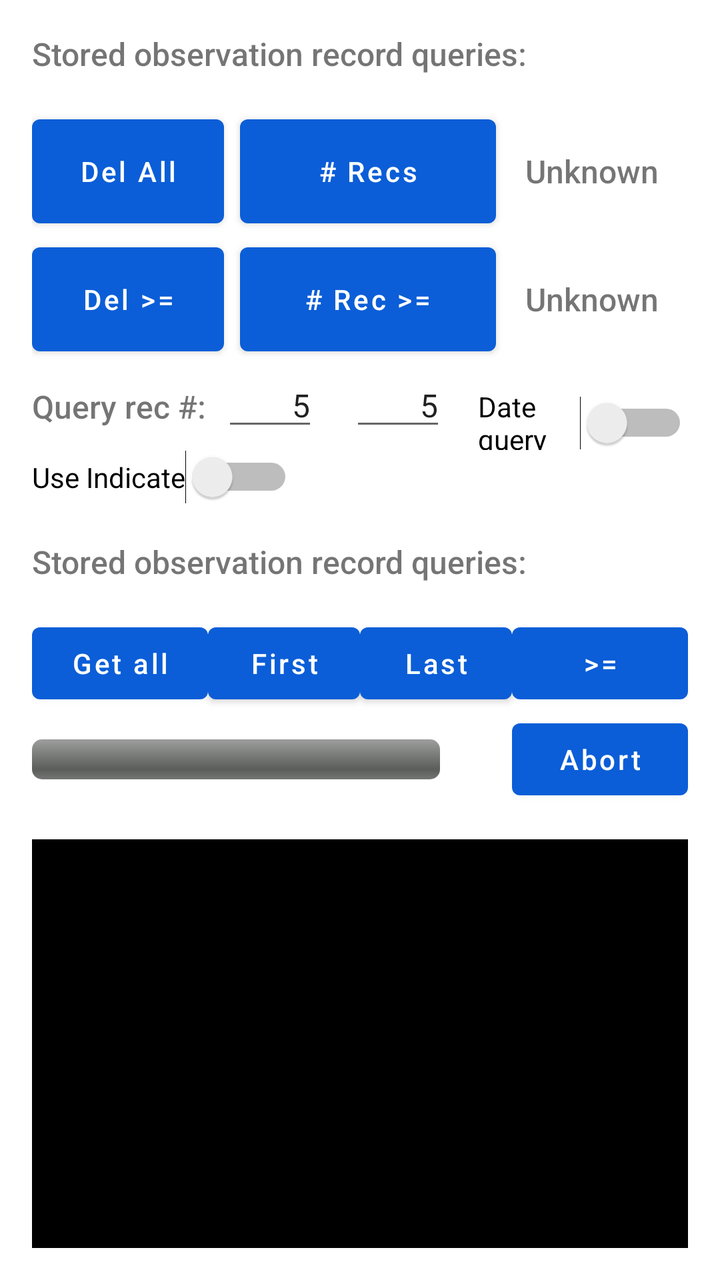
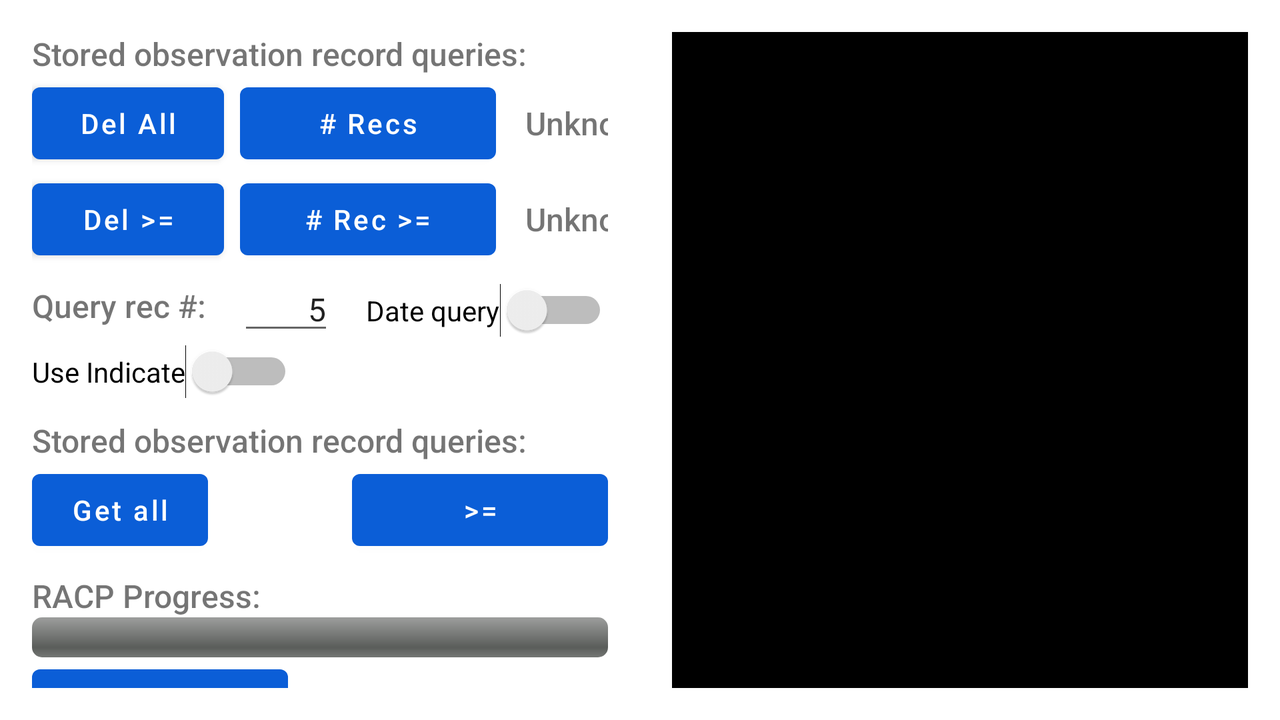

Two renders of one Android screen. The first uses the default layout on a phone; the second uses the alternative layout the repository ships for a different screen configuration, on a matching device. The two XML files are below.
<!-- AndroidManifest.xml: application theme Theme.Btclient -->
<!-- res/layout/activity_racp.xml -->
<?xml version="1.0" encoding="utf-8"?>
<androidx.constraintlayout.widget.ConstraintLayout xmlns:android="http://schemas.android.com/apk/res/android"
    xmlns:app="http://schemas.android.com/apk/res-auto"
    xmlns:tools="http://schemas.android.com/tools"
    android:layout_width="match_parent"
    android:layout_height="match_parent"
    tools:context=".ui.RacpActivity">

    <LinearLayout
        android:layout_width="match_parent"
        android:layout_height="match_parent"
        app:layout_constraintBottom_toBottomOf="parent"
        app:layout_constraintLeft_toLeftOf="parent"
        app:layout_constraintRight_toRightOf="parent"
        app:layout_constraintTop_toTopOf="parent"
        android:layout_marginStart="16dp"
        android:layout_marginEnd="16dp"
        android:weightSum="1"
        android:orientation="vertical">

        <TextView
            android:id="@+id/lblObservationStoreCount"
            android:layout_width="wrap_content"
            android:layout_height="wrap_content"
            android:layout_marginTop="16dp"
            android:layout_marginBottom="16dp"
            android:layout_marginEnd="16dp"
            android:fontFamily="sans-serif-medium"
            android:textSize="16sp"
            android:text="Stored observation record queries:" />

        <LinearLayout
            android:layout_width="match_parent"
            android:layout_height="wrap_content"
            android:orientation="horizontal">
            <Button
                android:id="@+id/deleteAllRecordsButton"
                android:layout_width="96dp"
                android:layout_height="64dp"
                android:layout_marginEnd="8dp"
                android:text="@string/deleteAll"
                android:layout_gravity="center_vertical"
                android:textAllCaps="false"
                android:onClick="deleteAllRecords" />
            <Button
                android:id="@+id/numRecordsButton"
                android:layout_width="128dp"
                android:layout_height="64dp"
                android:text="@string/totalRecords"
                android:layout_gravity="center_vertical"
                android:textAllCaps="false"
                android:onClick="numberOfRecords" />

            
            <View
                android:layout_width="0dp"
                android:layout_height="0dp"
                android:layout_weight="1" />

            <TextView
                android:id="@+id/txtObservationStoreCount"
                android:layout_width="96dp"
                android:layout_height="match_parent"
                android:fontFamily="sans-serif-medium"
                android:textSize="16sp"
                android:layout_marginRight="32dp"
                android:layout_gravity="right"
                android:gravity="center"
                android:text="Unknown" />

        </LinearLayout>

        <LinearLayout
            android:layout_width="match_parent"
            android:layout_height="wrap_content"
            android:orientation="horizontal">
            <Button
                android:id="@+id/deleteGreaterRecordsButton"
                android:layout_height="64dp"
                android:layout_width="96dp"
                android:layout_marginEnd="8dp"
                android:text="@string/deleteAbove"
                android:layout_gravity="center"
                android:textAllCaps="false"
                android:onClick="deleteRecordsAbove" />

            <Button
                android:id="@+id/queryRecordsButton"
                android:layout_height="64dp"
                android:layout_width="128dp"
                android:text="@string/aboveRecords"
                android:layout_gravity="center"
                android:textAllCaps="false"
                android:onClick="numberRecordsAbove" />

            
            <View
                android:layout_width="0dp"
                android:layout_height="0dp"
                android:layout_weight="1" />

            <TextView
                android:id="@+id/txtObservationGEStoreCount"
                android:layout_width="96dp"
                android:layout_height="match_parent"
                android:fontFamily="sans-serif-medium"
                android:textSize="16sp"
                android:layout_marginRight="32dp"
                android:layout_gravity="right"
                android:gravity="center"
                android:text="Unknown" />

        </LinearLayout>

        <LinearLayout
            android:layout_width="match_parent"
            android:layout_height="wrap_content"
            android:orientation="horizontal">

            <TextView
                android:id="@+id/lblQueryStartRecord"
                android:layout_width="wrap_content"
                android:layout_height="match_parent"
                android:fontFamily="sans-serif-medium"
                android:textSize="16sp"
                android:layout_marginEnd="8dp"
                android:gravity="center"
                android:text="Query rec #:" />

            <EditText
                android:id="@+id/txtStartRecord"
                android:layout_width="48dp"
                android:layout_height="wrap_content"
                android:layout_marginEnd="16dp"
                android:inputType="number"
                android:text="5"
                android:textAlignment="textEnd"
                android:textSize="16sp"
                tools:ignore="TouchTargetSizeCheck" />

            <EditText
                android:id="@+id/txtDate"
                android:layout_width="48dp"
                android:layout_height="wrap_content"
                android:layout_marginEnd="16dp"
                android:inputType="number"
                android:text="5"
                android:textAlignment="textEnd"
                android:textSize="16sp"
                tools:ignore="TouchTargetSizeCheck" />

            <EditText
                android:id="@+id/txtTime"
                android:visibility="gone"
                android:layout_width="96dp"
                android:layout_height="wrap_content"
                android:textSize="10sp"
                android:clickable="false"
                android:cursorVisible="false"
                android:focusable="false"
                android:focusableInTouchMode="false"
                android:hint="Enter time" />

            <android.widget.Switch
                android:id="@+id/useDateSwitch"
                android:layout_width="wrap_content"
                android:layout_height="wrap_content"
                android:layout_marginBottom="8dp"
                android:onClick="toggleDateQuery"
                android:text="@string/use_date"
                tools:ignore="TouchTargetSizeCheck" />

        </LinearLayout>

    <LinearLayout
        android:layout_width="match_parent"
        android:layout_height="wrap_content"
        android:orientation="horizontal">


        <android.widget.Switch
            android:id="@+id/useIndicateSwitch"
            android:layout_width="wrap_content"
            android:layout_height="wrap_content"
            android:onClick="toggleIndications"
            android:text="@string/use_indicate"
            tools:ignore="TouchTargetSizeCheck" />

    </LinearLayout>

        <View
            android:layout_width="match_parent"
            android:layout_height="2dp"
            android:background="@color/separatorColor" />

        <TextView
            android:id="@+id/lblGetObservationStore"
            android:layout_width="wrap_content"
            android:layout_height="wrap_content"
            android:layout_marginTop="16dp"
            android:layout_marginBottom="16dp"
            android:layout_marginEnd="16dp"
            android:fontFamily="sans-serif-medium"
            android:textSize="16sp"
            android:text="Stored observation record queries:" />

    <LinearLayout
        android:layout_width="match_parent"
        android:layout_height="wrap_content"
        android:orientation="horizontal">

        

        <Button
            android:id="@+id/getAllRecordsButton"
            android:layout_width="wrap_content"
            android:layout_height="wrap_content"
            android:layout_gravity="center"
            android:onClick="getAllRecords"
            android:text="@string/getAllRecords"
            android:textAllCaps="false" />

        <Button
            android:id="@+id/getFirstButton"
            android:layout_width="wrap_content"
            android:layout_height="wrap_content"
            android:layout_gravity="center"
            android:layout_weight="1"
            android:onClick="getFirstRecord"
            android:text="First"
            android:textAllCaps="false" />

        <Button
            android:id="@+id/getLastButton"
            android:layout_width="wrap_content"
            android:layout_height="wrap_content"
            android:layout_gravity="center"
            android:layout_weight="1"
            android:onClick="getLastRecord"
            android:text="Last"
            android:textAllCaps="false" />

        <Button
            android:id="@+id/getRecordsAbove"
            android:layout_width="wrap_content"
            android:layout_height="wrap_content"
            android:layout_gravity="center"
            android:onClick="getRecordsAbove"
            android:text="@string/getRecordsAbove"
            android:textAllCaps="false" />

    </LinearLayout>

    <LinearLayout
        android:layout_width="match_parent"
        android:layout_height="wrap_content"
        android:layout_marginBottom="16dp"
        android:orientation="horizontal">

        <ProgressBar
            android:id="@+id/obsSyncProgress"
            style="@android:style/Widget.ProgressBar.Horizontal"
            android:layout_width="204dp"
            android:layout_gravity="center_vertical"
            android:layout_height="wrap_content"
            android:progress="0"/>
        
        <View
            android:layout_width="16dp"
            android:layout_height="0dp"
            android:layout_weight="1" />

        <Button
            android:id="@+id/abort"
            android:layout_width="wrap_content"
            android:layout_height="wrap_content"
            android:layout_gravity="right"
            android:onClick="abort"
            android:text="@string/abort"
            android:textAllCaps="false" />

    </LinearLayout>

        <TextView
            android:id="@+id/racpLog"
            android:layout_width="match_parent"
            android:layout_height="0dp"
            android:layout_weight="1"
            android:scrollbars="vertical"
            android:background="@color/black"
            android:textColor="@color/white"
            android:layout_marginBottom="16dp" />

        
    </LinearLayout>

</androidx.constraintlayout.widget.ConstraintLayout>
<!-- resources referenced by this layout -->
<resources>
  <color name="black">#FF000000</color>
  <color name="white">#FFFFFFFF</color>
  <string name="abort">Abort</string>
  <string name="aboveRecords"># Rec &gt;= </string>
  <string name="deleteAbove">Del &gt;= </string>
  <string name="deleteAll">Del All</string>
  <string name="getAllRecords">Get all</string>
  <string name="getRecordsAbove">&gt;= </string>
  <string name="totalRecords"># Recs</string>
  <string name="use_date">Date query</string>
  <string name="use_indicate">Use Indicate</string>
  <style name="Theme.Btclient" parent="Theme.MaterialComponents.DayNight.DarkActionBar">
          
          <item name="colorPrimary">@color/philips_blue_base</item>
          <item name="colorPrimaryVariant">@color/philips_blue_base</item>
          <item name="colorOnPrimary">@color/white</item>
          
          <item name="colorSecondary">@color/philips_blue_deep</item>
          <item name="colorSecondaryVariant">@color/philips_blue_deep</item>
          <item name="colorOnSecondary">@color/black</item>
          
          <item name="android:statusBarColor" tools:targetApi="l">?attr/colorPrimary</item>
          
      </style>
  <color name="philips_blue_base">#0b5ed7</color>
  <color name="philips_blue_deep">#000066</color>
</resources>
<!-- res/layout-land/activity_racp.xml (the repository's variant of the layout above) -->
<!-- drawn on the phone turned sideways -->
<?xml version="1.0" encoding="utf-8"?>
<androidx.constraintlayout.widget.ConstraintLayout xmlns:android="http://schemas.android.com/apk/res/android"
    xmlns:app="http://schemas.android.com/apk/res-auto"
    xmlns:tools="http://schemas.android.com/tools"
    android:layout_width="match_parent"
    android:layout_height="match_parent"
    tools:context=".ui.RacpActivity">

    <LinearLayout
        android:layout_width="match_parent"
        android:layout_height="match_parent"
        android:layout_marginStart="16dp"
        android:layout_marginEnd="16dp"
        android:orientation="horizontal"
        android:weightSum="1"
        app:layout_constraintBottom_toBottomOf="parent"
        app:layout_constraintLeft_toLeftOf="parent"
        app:layout_constraintRight_toRightOf="parent"
        app:layout_constraintTop_toTopOf="parent">

        <LinearLayout
            android:layout_marginTop="16dp"
            android:layout_marginEnd="16dp"
            android:layout_marginBottom="16dp"
            android:layout_width="0dp"
            android:layout_height="match_parent"
            android:layout_weight="0.50"
            android:orientation="vertical">

            <TextView
                android:id="@+id/lblObservationStoreCount"
                android:layout_width="wrap_content"
                android:layout_height="wrap_content"
                android:fontFamily="sans-serif-medium"
                android:text="Stored observation record queries:"
                android:textSize="16sp" />

            <LinearLayout
                android:layout_width="match_parent"
                android:layout_height="wrap_content"
                android:orientation="horizontal">

                <Button
                    android:id="@+id/deleteAllRecordsButton"
                    android:layout_width="96dp"
                    android:layout_height="48dp"
                    android:layout_gravity="center_vertical"
                    android:layout_marginEnd="8dp"
                    android:onClick="deleteAllRecords"
                    android:text="@string/deleteAll"
                    android:textAllCaps="false" />

                <Button
                    android:id="@+id/numRecordsButton"
                    android:layout_width="128dp"
                    android:layout_height="48dp"
                    android:layout_gravity="center_vertical"
                    android:onClick="numberOfRecords"
                    android:text="@string/totalRecords"
                    android:textAllCaps="false" />

                
                <View
                    android:layout_width="0dp"
                    android:layout_height="0dp"
                    android:layout_weight="1" />

                <TextView
                    android:id="@+id/txtObservationStoreCount"
                    android:layout_width="96dp"
                    android:layout_height="match_parent"
                    android:layout_gravity="right"
                    android:layout_marginRight="32dp"
                    android:fontFamily="sans-serif-medium"
                    android:gravity="center"
                    android:text="Unknown"
                    android:textSize="16sp" />

            </LinearLayout>

            <LinearLayout
                android:layout_width="match_parent"
                android:layout_height="wrap_content"
                android:orientation="horizontal">

                <Button
                    android:id="@+id/deleteGreaterRecordsButton"
                    android:layout_width="96dp"
                    android:layout_height="48dp"
                    android:layout_gravity="center"
                    android:layout_marginEnd="8dp"
                    android:onClick="deleteRecordsAbove"
                    android:text="@string/deleteAbove"
                    android:textAllCaps="false" />

                <Button
                    android:id="@+id/queryRecordsButton"
                    android:layout_width="128dp"
                    android:layout_height="48dp"
                    android:layout_gravity="center"
                    android:onClick="numberRecordsAbove"
                    android:text="@string/aboveRecords"
                    android:textAllCaps="false" />

                
                <View
                    android:layout_width="0dp"
                    android:layout_height="0dp"
                    android:layout_weight="1" />

                <TextView
                    android:id="@+id/txtObservationGEStoreCount"
                    android:layout_width="96dp"
                    android:layout_height="match_parent"
                    android:layout_gravity="right"
                    android:layout_marginRight="32dp"
                    android:fontFamily="sans-serif-medium"
                    android:gravity="center"
                    android:text="Unknown"
                    android:textSize="16sp" />

            </LinearLayout>

            <LinearLayout
                android:layout_width="match_parent"
                android:layout_height="wrap_content"
                android:orientation="horizontal">

                <TextView
                    android:id="@+id/lblQueryStartRecord"
                    android:layout_width="wrap_content"
                    android:layout_height="match_parent"
                    android:layout_marginEnd="16dp"
                    android:fontFamily="sans-serif-medium"
                    android:gravity="center"
                    android:text="Query rec #:"
                    android:textSize="16sp" />

                <EditText
                    android:id="@+id/txtStartRecord"
                    android:layout_width="48dp"
                    android:layout_height="wrap_content"
                    android:layout_marginEnd="16dp"
                    android:inputType="number"
                    android:text="5"
                    android:textAlignment="textEnd"
                    android:textSize="16sp"
                    tools:ignore="TouchTargetSizeCheck" />

                <android.widget.Switch
                    android:id="@+id/useDateSwitch"
                    android:layout_width="wrap_content"
                    android:layout_height="wrap_content"
                    android:layout_marginBottom="8dp"
                    android:onClick="toggleDateQuery"
                    android:text="@string/use_date" />

            </LinearLayout>

            <android.widget.Switch
                android:id="@+id/useIndicateSwitch"
                android:layout_width="wrap_content"
                android:layout_height="wrap_content"
                android:onClick="toggleIndications"
                android:text="@string/use_indicate" />

            <View
                android:layout_width="match_parent"
                android:layout_height="2dp"
                android:background="@color/separatorColor" />

            <TextView
                android:id="@+id/lblGetObservationStore"
                android:layout_width="wrap_content"
                android:layout_height="wrap_content"
                android:layout_marginTop="8dp"
                android:layout_marginEnd="16dp"
                android:fontFamily="sans-serif-medium"
                android:text="Stored observation record queries:"
                android:textSize="16sp" />

            <LinearLayout
                android:layout_width="match_parent"
                android:layout_height="wrap_content"
                android:orientation="horizontal">

                <Button
                    android:id="@+id/getAllRecordsButton"
                    android:layout_width="wrap_content"
                    android:layout_height="48dp"
                    android:layout_gravity="center"
                    android:onClick="getAllRecords"
                    android:text="@string/getAllRecords"
                    android:textAllCaps="false" />
                
                <View
                    android:layout_width="0dp"
                    android:layout_height="0dp"
                    android:layout_weight="1" />

                <Button
                    android:id="@+id/getRecordsAbove"
                    android:layout_width="128dp"
                    android:layout_height="48dp"
                    android:layout_gravity="right"
                    android:onClick="getRecordsAbove"
                    android:text="@string/getRecordsAbove"
                    android:textAllCaps="false" />

            </LinearLayout>

            <TextView
                android:layout_width="wrap_content"
                android:layout_height="wrap_content"
                android:layout_marginTop="8dp"
                android:layout_marginEnd="16dp"
                android:fontFamily="sans-serif-medium"
                android:text="RACP Progress:"
                android:textSize="16sp" />

            <LinearLayout
                android:layout_width="match_parent"
                android:layout_height="wrap_content"
                android:orientation="horizontal">

                <ProgressBar
                    android:id="@+id/obsSyncProgress"
                    style="@android:style/Widget.ProgressBar.Horizontal"
                    android:layout_width="match_parent"
                    android:layout_height="wrap_content"
                    android:layout_gravity="center_vertical"
                    android:progress="0" />
                
                <View
                    android:layout_width="24dp"
                    android:layout_height="0dp"
                    android:layout_weight="1" />


            </LinearLayout>
            <Button
                android:id="@+id/abort"
                android:layout_width="128dp"
                android:layout_height="48dp"
                android:layout_gravity="start"
                android:onClick="abort"
                android:text="@string/abort"
                android:textAllCaps="false" />

        </LinearLayout>

        <TextView
            android:id="@+id/racpLog"
            android:layout_width="0dp"
            android:layout_height="match_parent"
            android:layout_marginStart="16dp"
            android:layout_marginTop="16dp"
            android:layout_marginBottom="16dp"
            android:layout_weight="0.50"
            android:background="@color/black"
            android:scrollbars="vertical"
            android:textColor="@color/white" />

    </LinearLayout>

</androidx.constraintlayout.widget.ConstraintLayout>
